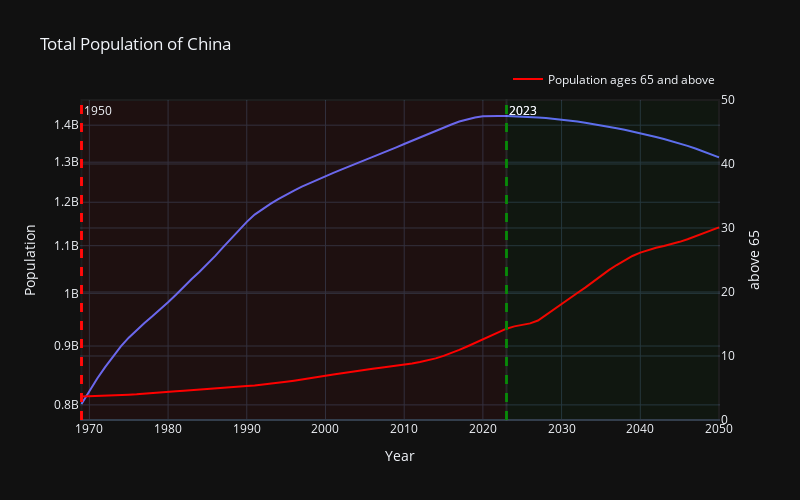

The cell this chart's notebook holds for it:
### Code cell
fig = px.line(merged, x="date", y=" Population", title="Total Population of China",
        labels={"date": "Year", " Population": "Population"}, width=800, height=500, template="plotly_dark"
            ,#add annual change to hover data
            hover_data={" Annual Growth Rate": True}, )

#add 'Population ages 65 and above (% of total population) [SP.POP.65UP.TO.ZS]' as line to the plot from df2
# chaange the scale of y axis to log to see the change in the population and make scale of y2 to 0-50
fig.add_scatter(x=df2['Year'], y=df2['Population ages 65 and above (% of total population) [SP.POP.65UP.TO.ZS]'], yaxis="y2"
                , name="Population ages 65 and above", mode='lines', line=dict(color='red', width=2))


fig.update_layout(yaxis_type="log", yaxis2=dict(overlaying='y', side='right', range=[0, 50], title='above 65')
                  ,legend=dict(orientation="h", yanchor="bottom", y=1.02, xanchor="right", x=1))





fig.add_vline(x=2023, line_width=3, line_dash="dash", line_color="red",  annotation_text="2023", annotation_position="top right") 
#add historical data before 2023


fig.add_vline(x=1969, line_width=3, line_dash="dash", line_color="red",  annotation_text="1950", annotation_position="top right")
# the area between 1950 and 2023 is the historical data
fig.add_vrect(x0=1969, x1=2023, fillcolor="red", opacity=0.05, annotation_text="", annotation_position="top left", annotation_font_size=12)
#add projection data after 2023
fig.add_vline(x=2023, line_width=3, line_dash="dash", line_color="green",  annotation_text="2023", annotation_position="top right")
# the area between 2023 and 2100 is the projection data
fig.add_vrect(x0=2023, x1=2050, fillcolor="green", opacity=0.05, annotation_text="", annotation_position="top left", annotation_font_size=12)

### Figure 1 — Plotly figure (JSON) as saved in the notebook; plotly's stock layout.template omitted (floating-point values rounded to 4 significant figures)
{"data": [{"customdata": [[2.7], [2.63], [2.52], [2.32], [2.18], [2.01], [1.75], [1.56], [1.42], [1.33], [1.38], [1.45], [1.52], [1.63], [1.55], [1.45], [1.54], [1.65], [1.77], [1.74], [1.66], [1.7], [1.47], [1.13], [1.02], [0.96], [0.9], [0.83], [0.77], [0.73], [0.69], [0.69], [0.68], [0.64], [0.62], [0.62], [0.62], [0.63], [0.64], [0.65], [0.67], [0.68], [0.66], [0.7], [0.7], [0.66], [0.62], [0.59], [0.6], [0.48], [0.34], [0.22], [0.07], [0], [-0.02], [-0.03], [-0.06], [-0.08], [-0.1], [-0.12], [-0.15], [-0.17], [-0.19], [-0.21], [-0.23], [-0.25], [-0.27], [-0.29], [-0.3], [-0.32], [-0.33], [-0.35], [-0.37], [-0.38], [-0.4], [-0.43], [-0.45], [-0.49], [-0.52], [-0.55], [-0.59], [-0.63]], "hovertemplate": "Year=%{x}<br>Population=%{y}<br> Annual Growth Rate=%{customdata[0]}<extra></extra>", "legendgroup": "", "line": {"color": "#636efa", "dash": "solid"}, "marker": {"symbol": "circle"}, "mode": "lines", "name": "", "orientation": "v", "showlegend": false, "type": "scatter", "x": [1969, 1970, 1971, 1972, 1973, 1974, 1975, 1976, 1977, 1978, 1979, 1980, 1981, 1982, 1983, 1984, 1985, 1986, 1987, 1988, 1989, 1990, 1991, 1992, 1993, 1994, 1995, 1996, 1997, 1998, 1999, 2000, 2001, 2002, 2003, 2004, 2005, 2006, 2007, 2008, 2009, 2010, 2011, 2012, 2013, 2014, 2015, 2016, 2017, 2018, 2019, 2020, 2021, 2022, 2023, 2024, 2025, 2026, 2027, 2028, 2029, 2030, 2031, 2032, 2033, 2034, 2035, 2036, 2037, 2038, 2039, 2040, 2041, 2042, 2043, 2044, 2045, 2046, 2047, 2048, 2049, 2050], "xaxis": "x", "y": [801430976, 822534450, 843285424, 862840403, 881652080, 899367640, 915124661, 929375924, 942581333, 955138943, 968298969, 982372466, 997259502, 1013483166, 1029226907, 1044172197, 1060239979, 1077770523, 1096851843, 1115889802, 1134414723, 1153704252, 1170626171, 1183813389, 1195855558, 1207286675, 1218144426, 1228298836, 1237801448, 1246836105, 1255433236, 1264099069, 1272739582, 1280926120, 1288873367, 1296816711, 1304887562, 1313086567, 1321513224, 1330167148, 1339125595, 1348191368, 1357095481, 1366560818, 1376100308, 1385189668, 1393715448, 1401889681, 1410275957, 1417069468, 1421864031, 1424929781, 1425893465, 1425887337, 1425671352, 1425178782, 1424381924, 1423255202, 1421809059, 1420045580, 1417974640, 1415605906, 1412946005, 1410012866, 1406810379, 1403314815, 1399547500, 1395546723, 1391338420, 1386952006, 1382367124, 1377556938, 1372522398, 1367267104, 1361737252, 1355912820, 1349756901, 1343210240, 1336262908, 1328873607, 1321004205, 1312636325], "yaxis": "y"}, {"line": {"color": "red", "width": 2}, "mode": "lines", "name": "Population ages 65 and above", "type": "scatter", "x": [1969, 1970, 1971, 1972, 1973, 1974, 1975, 1976, 1977, 1978, 1979, 1980, 1981, 1982, 1983, 1984, 1985, 1986, 1987, 1988, 1989, 1990, 1991, 1992, 1993, 1994, 1995, 1996, 1997, 1998, 1999, 2000, 2001, 2002, 2003, 2004, 2005, 2006, 2007, 2008, 2009, 2010, 2011, 2012, 2013, 2014, 2015, 2016, 2017, 2018, 2019, 2020, 2021, 2022, 2023, 2024, 2025, 2026, 2027, 2028, 2029, 2030, 2031, 2032, 2033, 2034, 2035, 2036, 2037, 2038, 2039, 2040, 2041, 2042, 2043, 2044, 2045, 2046, 2047, 2048, 2049, 2050], "y": [3.687, 3.713, 3.743, 3.778, 3.822, 3.885, 3.954, 4.019, 4.088, 4.179, 4.287, 4.39, 4.481, 4.563, 4.64, 4.723, 4.816, 4.908, 4.99, 5.078, 5.186, 5.296, 5.397, 5.514, 5.661, 5.817, 5.981, 6.147, 6.315, 6.513, 6.721, 6.921, 7.121, 7.317, 7.502, 7.666, 7.825, 7.997, 8.159, 8.304, 8.45, 8.617, 8.816, 9.049, 9.32, 9.633, 10.02, 10.46, 10.95, 11.48, 12.02, 12.6, 13.15, 13.72, 14.27, 14.63, 14.88, 15.1, 15.55, 16.42, 17.36, 18.23, 19.07, 19.85, 20.68, 21.6, 22.52, 23.41, 24.22, 24.96, 25.62, 26.15, 26.57, 26.9, 27.18, 27.48, 27.84, 28.24, 28.73, 29.19, 29.6, 30.09], "yaxis": "y2"}], "layout": {"annotations": [{"showarrow": false, "text": "2023", "x": 2023, "xanchor": "left", "xref": "x", "y": 1, "yanchor": "top", "yref": "y domain"}, {"showarrow": false, "text": "1950", "x": 1969, "xanchor": "left", "xref": "x", "y": 1, "yanchor": "top", "yref": "y domain"}, {"font": {"size": 12}, "showarrow": false, "text": "", "x": 1969, "xanchor": "left", "xref": "x", "y": 1, "yanchor": "top", "yref": "y domain"}, {"showarrow": false, "text": "2023", "x": 2023, "xanchor": "left", "xref": "x", "y": 1, "yanchor": "top", "yref": "y domain"}, {"font": {"size": 12}, "showarrow": false, "text": "", "x": 2023, "xanchor": "left", "xref": "x", "y": 1, "yanchor": "top", "yref": "y domain"}], "height": 500, "legend": {"orientation": "h", "tracegroupgap": 0, "x": 1, "xanchor": "right", "y": 1.02, "yanchor": "bottom"}, "shapes": [{"line": {"color": "red", "dash": "dash", "width": 3}, "type": "line", "x0": 2023, "x1": 2023, "xref": "x", "y0": 0, "y1": 1, "yref": "y domain"}, {"line": {"color": "red", "dash": "dash", "width": 3}, "type": "line", "x0": 1969, "x1": 1969, "xref": "x", "y0": 0, "y1": 1, "yref": "y domain"}, {"fillcolor": "red", "opacity": 0.05, "type": "rect", "x0": 1969, "x1": 2023, "xref": "x", "y0": 0, "y1": 1, "yref": "y domain"}, {"line": {"color": "green", "dash": "dash", "width": 3}, "type": "line", "x0": 2023, "x1": 2023, "xref": "x", "y0": 0, "y1": 1, "yref": "y domain"}, {"fillcolor": "green", "opacity": 0.05, "type": "rect", "x0": 2023, "x1": 2050, "xref": "x", "y0": 0, "y1": 1, "yref": "y domain"}], "title": {"text": "Total Population of China"}, "width": 800, "xaxis": {"anchor": "y", "domain": [0, 1], "title": {"text": "Year"}}, "yaxis": {"anchor": "x", "domain": [0, 1], "title": {"text": "Population"}, "type": "log"}, "yaxis2": {"overlaying": "y", "range": [0, 50], "side": "right", "title": {"text": "above 65"}}}}
